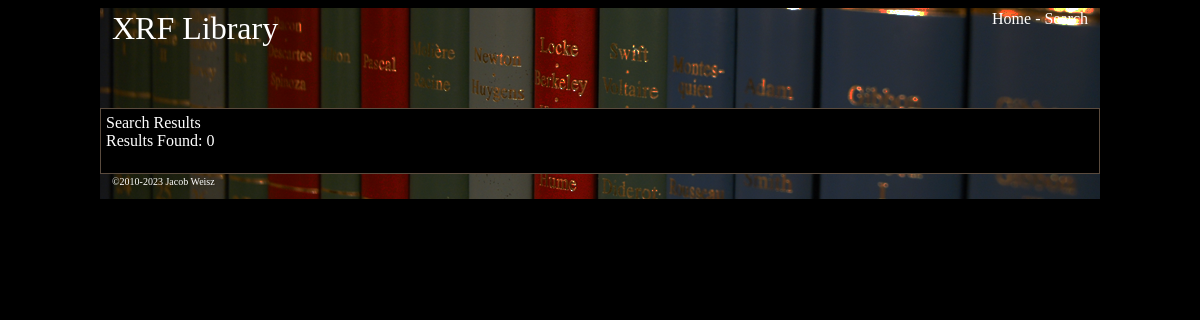
Page /search_results.php?type=0 on the earlier database version.
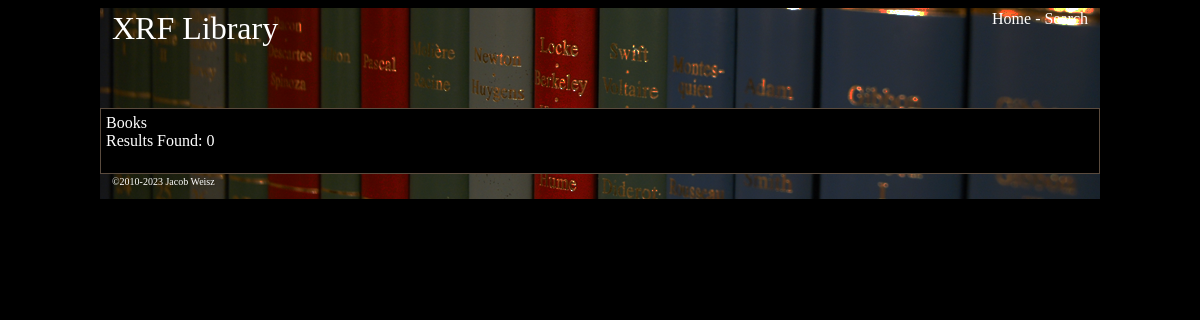
Same page on the later database version.
### tables this page shows
CREATE TABLE IF NOT EXISTS `l_typecodes` (
  `id` int(4) NOT NULL AUTO_INCREMENT,
  `code` varchar(4) NOT NULL,
  `descr` varchar(128) NOT NULL,
  `default_location` varchar(5) NOT NULL COMMENT 'Location code to assign this type',
  `access_level` VARCHAR(1) NOT NULL DEFAULT '1' COMMENT 'The ulevel or uclass required to see a type.',
  PRIMARY KEY (`id`),
  UNIQUE KEY `code` (`code`)
);

### includes/functions_lib.php (called while the page is built, shortened)
<?php
function xrfl_gettype($xrf_db, $code)
{
$query="SELECT descr FROM l_typecodes WHERE code='$code'";
$result=mysqli_query($xrf_db, $query);
$descr=xrf_mysql_result($result,0,"descr");
return ($descr);
}
?>

### includes/functions_db.php (called while the page is built)
<?php
function xrf_mysql_result($result, $number, $field=0)
{
mysqli_data_seek($result, $number);
$row = mysqli_fetch_array($result);
return $row[$field] ?? false;
}
?>

### search_results.php (the view, shortened to what this page needs)
<?php
require_once("includes/global.php");
require_once("includes/functions_lib.php");
$xrf_page_subtitle = "";
$filter = $_GET['filter'] ?? '';
$group = $_GET['group'] ?? '';
$author = $_GET['author'] ?? '';
$sort = $_GET['sort'] ?? '';
$limit = $_GET['limit'] ?? '';
$limit = (int)$limit;
$issn = mysqli_real_escape_string($xrf_db, $_GET['issn'] ?? '');
$location = mysqli_real_escape_string($xrf_db, $_GET['location'] ?? '');
$type = mysqli_real_escape_string($xrf_db, $_GET['type'] ?? '');
$searchterm = mysqli_real_escape_string($xrf_db, $_POST['searchterm'] ?? '');
$searchwhat = mysqli_real_escape_string($xrf_db, $_POST['searchwhat'] ?? '');
$default = " WHERE status != 'wdraw' AND status != 'rstrc'";
if ($filter == "") { $cond1 = ""; }
if ($group == "")
$cond2 = "";
if ($author != "" && $author != 0)
{
$author = (int)$author;
$cond3 = " AND author='$author'";
$xrf_page_subtitle = "By " . xrfl_getauthor($xrf_db, $author);
}
else $cond3 = "";
if ($searchwhat == "keyword")
{
$cond4 = " AND (tags LIKE '%$searchterm%' OR title LIKE '%$searchterm%')";
}
elseif ($searchwhat == "title")
{
$cond4 = " AND title LIKE '%$searchterm%'";
}
elseif ($searchwhat == "numbers")
{
$searchterm = str_replace("-","",trim($searchterm));
$cond4 = " AND (isbn10 = '$searchterm' OR isbn13 = '$searchterm' OR issn = '$searchterm' OR lccn = '$searchterm')";
}
else $cond4 = "";
if ($issn != "")
{
	$cond5 = " AND issn = '$issn'";
	$xrf_page_subtitle = xrfl_getperiodical($xrf_db, $issn);
}
else $cond5 = "";
if ($location != "")
{
	$cond6 = " AND location = '$location'";
	$xrf_page_subtitle = xrfl_getlocation($xrf_db, $location);
}
else $cond6 = "";
if ($type != "")
{
	if ($type == "0") { $type = ""; }
	$cond7 = " AND typecode = '$type'";
	$xrf_page_subtitle = xrfl_gettype($xrf_db, $type);
}
else $cond7 = "";
if ($sort == "" || $sort == "dewey")
$sort1 = "dewey, title ASC";
if ($limit != "") { $limit1 = " LIMIT $limit"; }
$query = "SELECT * FROM l_books$default$cond1$cond2$cond3$cond4$cond5$cond6$cond7 ORDER BY $sort1$limit1";
$result = mysqli_query($xrf_db, $query);
$num=mysqli_num_rows($result);
if ($xrf_page_subtitle == "") { $xrf_page_subtitle = "Search Results"; }
require_once("includes/header.php");
echo "$xrf_page_subtitle<br>Results Found: $num<br>&nbsp;<br><table width=\"100%\">";
echo "</table>";
require_once("includes/footer.php");
?>

Differences in the rows shown:
added l_typecodes: descr "Books"
Other differences:
$xrf_page_subtitle: "Search Results" → (not shown)
